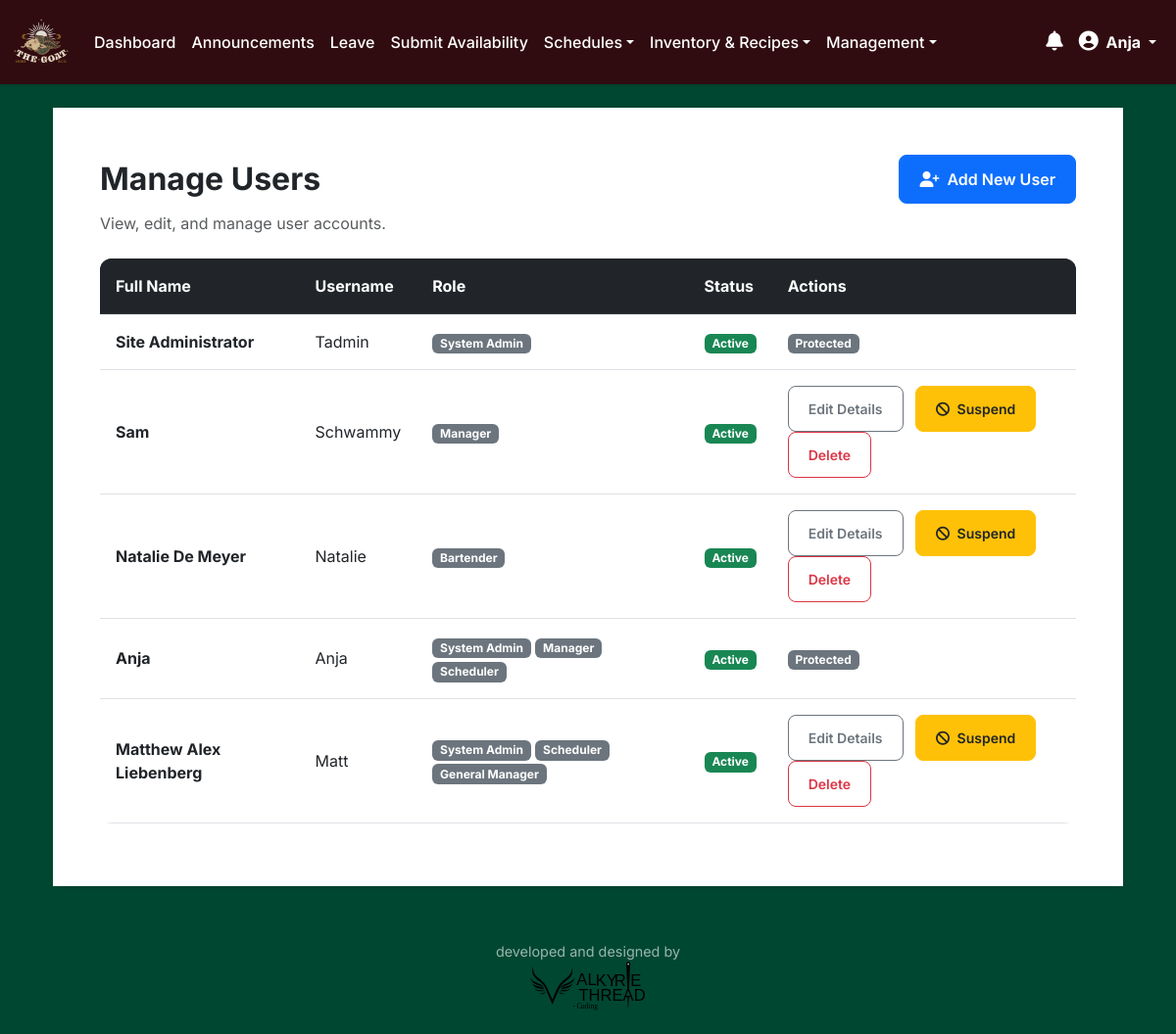
/users (signed in), run on the app's committed database.
### app.py (models this page shows)
class User(db.Model, UserMixin):
    id = db.Column(db.Integer, primary_key=True)
    username = db.Column(db.String(20), unique=True, nullable=False)
    full_name = db.Column(db.String(100), nullable=False)
    password = db.Column(db.String(60), nullable=False)
    password_reset_requested = db.Column(db.Boolean, nullable=False, default=False)
    last_seen = db.Column(db.DateTime, default=datetime.utcnow)
    force_logout_requested = db.Column(db.Boolean, default=False)
    is_suspended = db.Column(db.Boolean, default=False, nullable=False)
    suspension_end_date = db.Column(db.Date, nullable=True)
    suspension_document_path = db.Column(db.String(255), nullable=True) # Path to the uploaded document
    roles = db.relationship('Role', secondary=user_roles, backref=db.backref('users', lazy='dynamic'))
    counts = db.relationship('Count', backref='user', lazy=True)
    announcements = db.relationship('Announcement', backref='user', lazy=True)
    seen_announcements = db.relationship('Announcement', secondary=announcement_view, back_populates='viewers', lazy='dynamic')
    @property
    def role_names(self):
        return [role.name for role in self.roles]
    def has_role(self, role_name):
        return role_name in self.role_names

class Role(db.Model):
    id = db.Column(db.Integer, primary_key=True)
    name = db.Column(db.String(50), unique=True, nullable=False)

### app.py (the view)
@app.route('/users')
@login_required
@role_required(['manager', 'general_manager', 'system_admin'])
def manage_users():
    users = User.query.all()
    today_date = datetime.utcnow().date()
    return render_template('manage_users.html', users=users, today_date=today_date)

### app.py (called while the page is built, shortened)
@login_manager.user_loader
def load_user(user_id):
    return User.query.get(int(user_id))

def role_required(role_names):
    def wrapper(fn):
        @wraps(fn)
        def decorated_view(*args, **kwargs):
            if not current_user.is_authenticated or not any(role.name in role_names for role in current_user.roles):
                flash('Access Denied: You are not authorized to view this page.', 'danger')
                return redirect(url_for('dashboard'))
            return fn(*args, **kwargs)
        return decorated_view
    return wrapper

@app.before_request
def before_request_handler():
    if current_user.is_authenticated:
        db_changed = False
        if current_user.is_suspended and current_user.suspension_end_date and datetime.utcnow().date() > current_user.suspension_end_date:
            current_user.is_suspended = False
            current_user.suspension_end_date = None
            current_user.suspension_document_path = None # Clear document path on auto-reinstatement
            db_changed = True
            flash('Your suspension period has ended. Full access has been restored.', 'info')
        current_user.last_seen = datetime.utcnow()
        db_changed = True
        if db_changed:
            db.session.commit()

### templates/manage_users.html (shortened to what this page needs)
{% extends "base.html" %}
{% block content %}
<div class="container mt-4">
    <div class="card shadow-sm">
        <div class="card-body p-4 p-md-5">
            <div class="d-flex justify-content-between align-items-center mb-2">
                <h2 class="card-title mb-0">Manage Users</h2>
                {% if current_user.has_role('system_admin') or current_user.has_role('manager') %}
                <a href="{{ url_for('add_user') }}" class="btn btn-primary">
                    <i class="fas fa-user-plus me-2"></i>Add New User
                </a>
                {% endif %}
            </div>
            <p class="text-muted mb-4">View, edit, and manage user accounts.</p>
            <div class="table-responsive">
                <table class="table table-hover">
                    <thead class="table-dark">
                        <tr>
                            <th>Full Name</th>
                            <th>Username</th>
                            <th>Role</th>
                            <th>Status</th>
                            <th>Actions</th>
                        </tr>
                    </thead>
                    <tbody>
                        {% for user in users %}
                        <tr>
                            <td class="fw-bold">{{ user.full_name }}</td>
                            <td>{{ user.username }}</td>
                            <td>
                                {% for role in user.roles %}
                                    <span class="badge bg-secondary">{{ role.name.replace('_', ' ').title() }}</span>
                                {% endfor %}
                            </td>
                            <td>
                                {% if user.is_suspended %}
                                    <span class="badge bg-danger">Suspended</span>
                                    {% if user.suspension_end_date %}<small class="d-block text-muted">Until {{ user.suspension_end_date.strftime('%Y-%m-%d') }}</small>{% endif %}
                                {% else %}
                                    <span class="badge bg-success">Active</span>
                                {% endif %}
                            </td>
                            <td>
                                {% if current_user.has_role('system_admin') or current_user.has_role('general_manager') %}
                                    {% if user.id != 1 and user.id != current_user.id %}
                                        <a href="{{ url_for('edit_user', user_id=user.id) }}" class="btn btn-sm btn-outline-secondary me-2">Edit Details</a>
                                        {% if user.is_suspended %}
                                            <button type="button" class="btn btn-sm btn-success reinstate-user-btn me-2" data-user-id="{{ user.id }}">
                                                <i class="fas fa-undo me-1"></i> Reinstate
                                            </button>
                                        {% else %}
                                            <button type="button" class="btn btn-sm btn-warning text-dark suspend-user-list-btn me-2"
                                                    data-bs-toggle="modal" data-bs-target="#suspendUserModal"
                                                    data-user-id="{{ user.id }}"
                                                    data-user-name="{{ user.full_name }}">
                                                <i class="fas fa-ban me-1"></i> Suspend
                                            </button>
                                        {% endif %}
                                        <form action="{{ url_for('delete_user', user_id=user.id) }}" method="post" class="d-inline">
                                            <button type="submit" class="btn btn-sm btn-outline-danger" onclick="return confirm('Are you sure you want to delete this user? This is permanent.')">Delete</button>
                                        </form>
                                    {% else %}
                                        <span class="badge bg-secondary">Protected</span>
                                    {% endif %}
                                {% else %}
                                    <span class="text-muted small">No actions available</span>
                                {% endif %}
                            </td>
                        </tr>
                        {% endfor %}
                    </tbody>
                </table>
            </div>
        </div>
    </div>
</div>
{% endblock %}

### templates/base.html (shortened to what this page needs)
<!DOCTYPE html>
<html lang="en">
<head>
    <link href="https://cdn.jsdelivr.net/npm/bootstrap@5.3.0/dist/css/bootstrap.min.css" rel="stylesheet">
    <link rel="stylesheet" href="https://cdnjs.cloudflare.com/ajax/libs/font-awesome/6.4.0/css/all.min.css">
    <link href="{{ url_for('static', filename='styles.css') }}" rel="stylesheet">
</head>
<body class="d-flex flex-column min-vh-100">
    <nav class="navbar navbar-expand-lg navbar-dark custom-navbar">
        <div class="container-fluid">
            <a class="navbar-brand" href="{{ url_for('dashboard') }}">
                <img src="{{ url_for('static', filename='logo.avif') }}" alt="Inventory Logo" width="60" height="60">
            </a>
            <div class="collapse navbar-collapse" id="navbarNav">
                <ul class="navbar-nav me-auto">
                    {% if current_user.is_authenticated %}
                        <li class="nav-item"><a class="nav-link" href="{{ url_for('dashboard') }}">Dashboard</a></li>
                        {% if not current_user.has_role('scheduler') or current_user.has_role('system_admin') or current_user.has_role('general_manager') %}
                        <li class="nav-item"><a class="nav-link" href="{{ url_for('announcements') }}">Announcements</a></li>
                        {% endif %}
                        {% if not current_user.has_role('scheduler') or current_user.has_role('system_admin') or current_user.has_role('general_manager') %}
                        <li class="nav-item"><a class="nav-link" href="{{ url_for('leave_requests') }}">Leave</a></li>
                        {% endif %}
                        {% if current_user.has_role('bartender') or current_user.has_role('waiter') or current_user.has_role('skullers') or current_user.has_role('manager') or current_user.has_role('general_manager') or current_user.has_role('system_admin') %}
                            <li class="nav-item"><a class="nav-link" href="{{ url_for('submit_shifts') }}">Submit Availability</a></li>
                        {% endif %}
                        {% if current_user.has_role('bartender') or current_user.has_role('waiter') or current_user.has_role('skullers') or current_user.has_role('manager') or current_user.has_role('general_manager') or current_user.has_role('scheduler') or current_user.has_role('system_admin') %}
                            <li class="nav-item dropdown">
                                <a class="nav-link dropdown-toggle" href="#" id="scheduleViewDropdown" role="button" data-bs-toggle="dropdown" aria-expanded="false">Schedules</a>
                            </li>
                        {% endif %}
                        {% if current_user.has_role('bartender') or current_user.has_role('manager') or current_user.has_role('general_manager') or current_user.has_role('system_admin') %}
                        <li class="nav-item dropdown">
                            <a class="nav-link dropdown-toggle" href="#" id="inventoryDropdown" role="button" data-bs-toggle="dropdown" aria-expanded="false">Inventory & Recipes</a>
                        </li>
                        {% endif %}
                        {% set management_roles = ['manager', 'general_manager', 'scheduler', 'system_admin', 'business_owner'] %}
                        {% if management_roles | select('in', current_user.role_names) | list | length > 0 %}
                        <li class="nav-item dropdown">
                            <a class="nav-link dropdown-toggle" href="#" id="managementDropdown" role="button" data-bs-toggle="dropdown" aria-expanded="false">Management</a>
                        </li>
                        {% endif %}
                    {% endif %}
                </ul>
                <ul class="navbar-nav ms-auto align-items-center">
                    {% if current_user.is_authenticated %}
                        <li class="nav-item dropdown">
                            <a class="nav-link" href="#" role="button" id="notificationBell" data-bs-toggle="dropdown" aria-expanded="false">
                                <i class="fas fa-bell fs-5"></i>
                            </a>
                        </li>
                        <li class="nav-item dropdown">
                            <a class="nav-link dropdown-toggle active" href="#" role="button" data-bs-toggle="dropdown" aria-expanded="false">
                                <i class="fas fa-user-circle me-1 fs-5"></i> {{ current_user.full_name }}
                            </a>
                        </li>
                    {% endif %}
                </ul>
            </div>
        </div>
    </nav>
    <div class="wrapper flex-grow-1">
        <main class="container mt-4">
            {% block content %}{% endblock %}
        </main>
    </div>
    <footer class="app-footer">
        <div class="container">
            <p class="mb-0">developed and designed by</p><img src="{{ url_for('static', filename='Valkyrie_Logo.svg') }}" alt="code by Valkyrie Thread" height="50">
        </div>
    </footer>
    {% if current_user.is_authenticated %}
    <div class="toast-container position-fixed bottom-0 end-0 p-3"></div>
    {% endif %}
</body>
</html>

### static/styles.css (style rules this page uses)
html { box-sizing: border-box; }
*, *::before, *::after { box-sizing: inherit; }
body { background-color: rgb(0 71 49); font-family: 'Inter', sans-serif; color: #343a40; }
.custom-navbar { background-color: rgb(48, 12, 16) !important; box-shadow: 0 2px 4px rgba(0,0,0,0.1); position: sticky; top: 0; z-index: 1030; }
.custom-navbar .nav-link { color: white !important; font-weight: 500; transition: background-color 0.2s ease-in-out; }
.custom-navbar .nav-link.active { font-weight: bold; }
.card { border: none; border-radius: 0.75rem; transition: box-shadow 0.3s ease, transform 0.3s ease; }
.card-title { font-weight: 700; }
.card-body { background-color: white; }
.btn { border-radius: 0.5rem; font-weight: 600; padding: 0.75rem 1.25rem; transition: all 0.2s ease-in-out; }
.btn-primary { background-color: #0d6efd; border-color: #0d6efd; }
.table { border-radius: 0.75rem; overflow: hidden; }
.table thead { background-color: #343a40; color: white; }
.table th { padding: 1rem; }
.table td { padding: 1rem; vertical-align: middle; }
.app-footer { padding: 1.5rem 0; margin-top: 2rem; color: rgba(255, 255, 255, 0.6); text-align: center; font-size: 0.9rem; }

### data on the page
User: full_name "Anja", username "Anja", is_suspended "Active", shows "Protected"
User: full_name "Site Administrator", username "Tadmin", is_suspended "Active", shows "Protected"
Role: name.replace "System Admin"
User: full_name "Sam", username "Schwammy", is_suspended "Active"
Role: name.replace "Manager"
User: full_name "Natalie De Meyer", username "Natalie", is_suspended "Active"
Role: name.replace "Bartender"
Role: name.replace "Scheduler"
User: full_name "Matthew Alex Liebenberg", username "Matt", is_suspended "Active"
Role: name.replace "General Manager"
